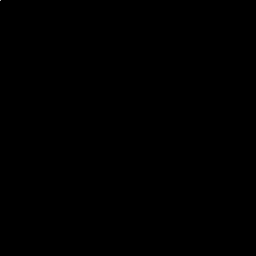
Frame 1 (no input)
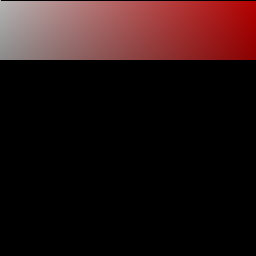
Frame 60 (the mouse pressed at the canvas centre just before this capture)
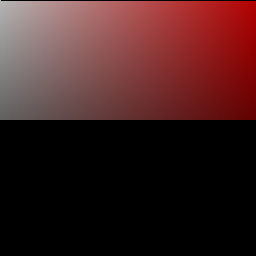
Frame 120 (the mouse held since frame 60 and released just before this capture)

The Processing sketch that drew these frames (run headless with seeded random() and noise(); from frame 60 on, the mouse is pressed at the canvas centre):

// Processing sketch: color_selector
// ── color_selector.pde
int i = 255;
int x = 0;
int y = 0;
int color1 = 255;
int redcontrol = 0;
int opacity = 255;

boolean reset = false;

void setup(){
  size(256, 256);
  smooth();
  background(0);
  frameRate(60);
}

void draw(){
  while (i < 256 && y <= 256){
    stroke(255 - redcontrol, color1, color1, opacity);
    point(x, y);
    color1 = color1 - 1;
    x = x + 1;
    i = i + 1;
  }

  if (i == 256){
    y = y + 1;
    x = 0;
    i = 0;
    color1 = 255;
    opacity = opacity - 1;
    redcontrol = redcontrol -1;
  }
}
